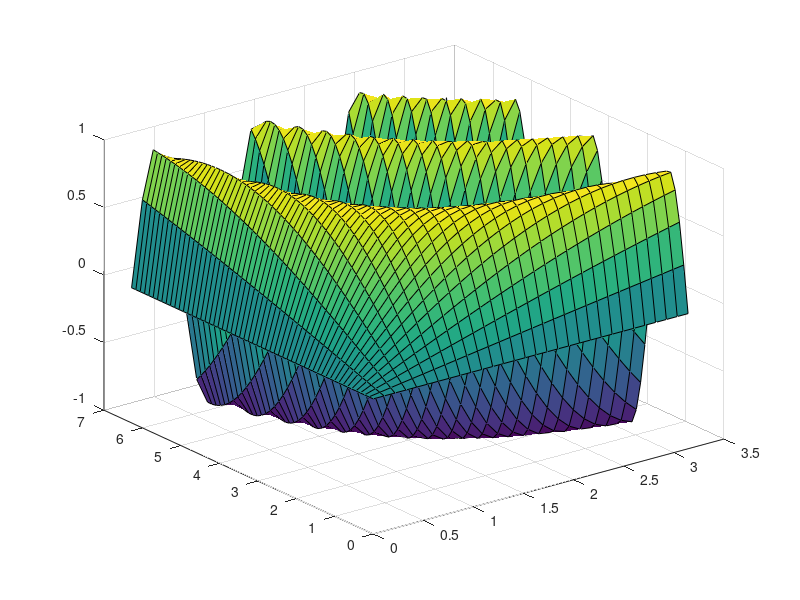

Write MATLAB code to recreate this figure.
% X specifies the location of the points in x-direction
% Y specifies the location of the points in y-direction
X = linspace(0,pi,30); % 30 equidistant points in [0,pi]
Y = linspace(0,2*pi,57); % 57 equidistant points in [0,2*pi]

% Finding arrays XX and YY s.t. (x_i,y_j) = (XX(i,j),YY(i,j))
% This enables us to use elementwise operations easier
[XX,YY] = meshgrid(X,Y); 

% Given the function f(x,y) = sin(xy), find the array ZZ s.t. 
% f(x_i,y_j) = ZZ(i,j)
ZZ = sin(XX.*YY); 

% 2-D plot, where ZZ(i,j) = f(XX(i,j),YY(i,j))
surf(XX,YY,ZZ)